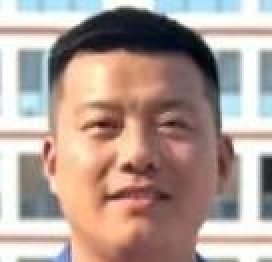
#> input picture assets/portrait.jpg, 136 x 131 px (shown 2 times larger)
$ python make_icon.py
#> lines starting #> are read from the running program, lines starting #| are printed output that depends on the picture; after the words box and inside, x2 and y2 are one past the last pixel; in counts of white or black regions, pixels touching at a corner belong together
# -*- coding: utf-8 -*-
"""用头像生成程序图标（exe 图标 / 任务栏 / 托盘共用）：assets/sprites/icon.ico

运行：python tools/make_icon.py
"""
import os

from PIL import Image, ImageDraw

ROOT = os.path.dirname(os.path.dirname(os.path.abspath(__file__)))
SRC = os.path.join(ROOT, "assets", "portrait.jpg")
OUT = os.path.join(ROOT, "assets", "sprites", "icon.ico")
PREVIEW = os.path.join(ROOT, "docs", "icon.png")
RADIUS = 0.18


def main():
    src = Image.open(SRC).convert("RGB")
#> src is the input picture: PIL image 136x131 RGB; mean R, G, B 178.4, 159, 150.7
    w, h = src.size
#> w = 136; h = 131
    side = min(w, h)
#> side = 131
    sq = src.crop(((w - side) // 2, (h - side) // 2, (w - side) // 2 + side, (h - side) // 2 + side))
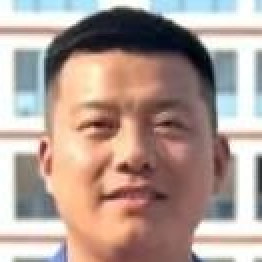
#> sq: PIL image 131x131 RGB (shown 2 times larger); mean R, G, B 177.8, 157.4, 148.9
    big = 256
    sq = sq.resize((big, big), Image.LANCZOS)
#> sq: PIL image 256x256 RGB
    mask = Image.new("L", (big, big), 0)
#> mask: PIL image 256x256 L; every value is 0
    ImageDraw.Draw(mask).rounded_rectangle((0, 0, big - 1, big - 1), int(big * RADIUS), fill=255)
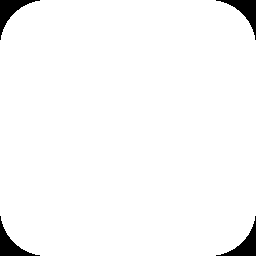
#> mask: PIL image 256x256 L; 97.1% white; 4 black regions, box (x1, y1, x2, y2) and area: (0, 0, 40, 40) 470, (216, 0, 256, 40) 470, (0, 216, 40, 256) 470, (216, 216, 256, 256) 470
    icon = Image.new("RGBA", (big, big), (0, 0, 0, 0))
#> icon: PIL image 256x256 RGBA; every value is 0
    icon.paste(sq, (0, 0), mask)
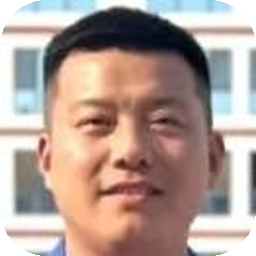
#> icon: PIL image 256x256 RGBA; mean R, G, B, A 171.2, 150.8, 142.3, 247.7; transparent parts drawn white

    os.makedirs(os.path.dirname(OUT), exist_ok=True)
    icon.save(OUT, sizes=[(16, 16), (24, 24), (32, 32), (48, 48), (64, 64), (128, 128), (256, 256)])
    os.makedirs(os.path.dirname(PREVIEW), exist_ok=True)
    icon.resize((32, 32), Image.LANCZOS).resize((128, 128), Image.NEAREST).save(PREVIEW)
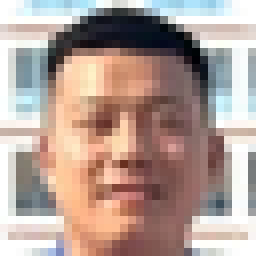
#> saved as icon.png: PIL image 128x128 RGBA (shown 2 times larger); mean R, G, B, A 175.9, 155.5, 147.2, 247.8; transparent parts drawn white
    print("icon ->", OUT, os.path.getsize(OUT), "bytes")


if __name__ == "__main__":
    main()

$ run again, with assets/source.jpg copied over assets/portrait.jpg
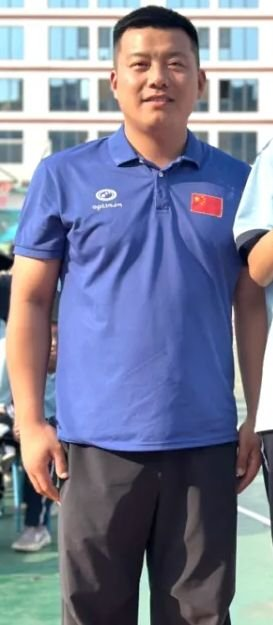
#> input picture assets/source.jpg, 273 x 625 px
#> in main, src is the input picture: PIL image 273x625 RGB; mean R, G, B 124.3, 128.1, 150.1
#> in main, `icon.paste(sq, (0, 0), mask)`:
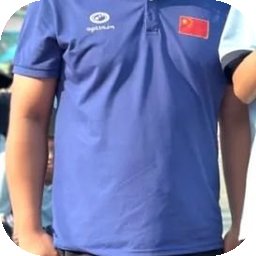
#> icon: PIL image 256x256 RGBA; mean R, G, B, A 110.7, 116.8, 162.8, 247.7; transparent parts drawn white
#> in main, `icon.resize((32, 32), Image.LANCZOS).resize((128, 128), Image.NEAREST)..`:
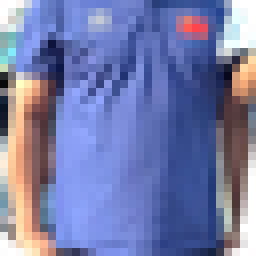
#> saved as icon.png: PIL image 128x128 RGBA (shown 2 times larger); mean R, G, B, A 114.4, 120.2, 166.2, 247.8; transparent parts drawn white
